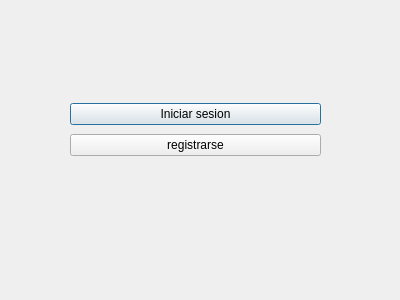
<?xml version="1.0" encoding="UTF-8"?>
<ui version="4.0">
 <class>Menu</class>
 <widget class="QDialog" name="Menu">
  <property name="geometry">
   <rect>
    <x>0</x>
    <y>0</y>
    <width>400</width>
    <height>300</height>
   </rect>
  </property>
  <property name="windowTitle">
   <string>Dialog</string>
  </property>
  <widget class="QWidget" name="layoutWidget">
   <property name="geometry">
    <rect>
     <x>70</x>
     <y>100</y>
     <width>251</width>
     <height>59</height>
    </rect>
   </property>
   <layout class="QVBoxLayout" name="verticalLayout">
    <item>
     <widget class="QPushButton" name="un_pla">
      <property name="text">
       <string>Iniciar sesion</string>
      </property>
     </widget>
    </item>
    <item>
     <widget class="QPushButton" name="pushButton_2">
      <property name="text">
       <string>registrarse</string>
      </property>
     </widget>
    </item>
   </layout>
  </widget>
 </widget>
 <resources/>
 <connections/>
</ui>
